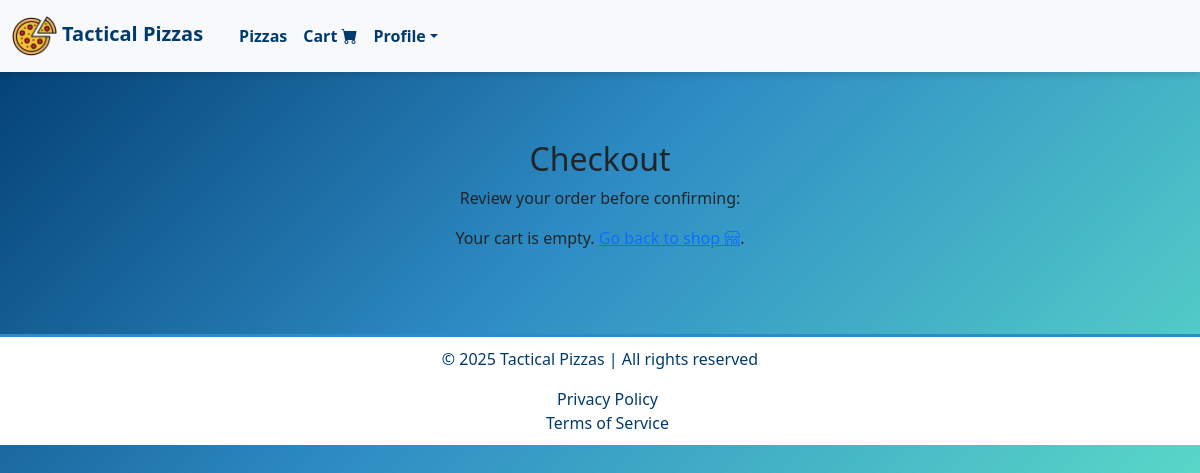
Page /products/checkout/ (signed in) on the earlier database version.
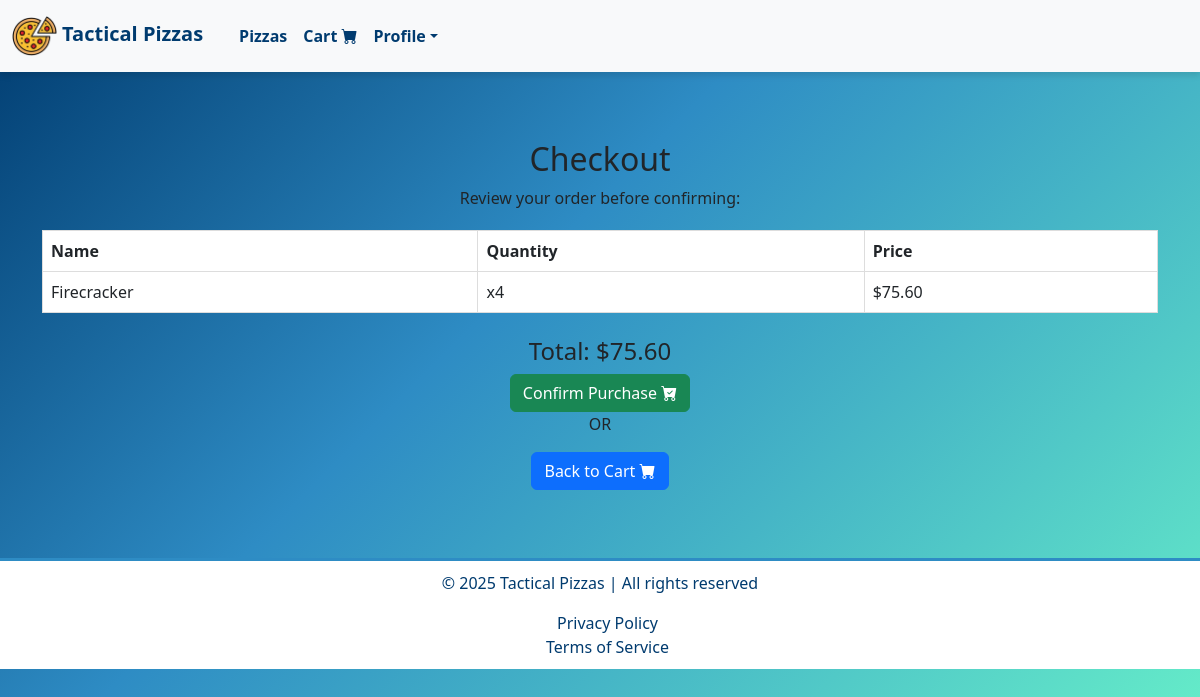
Same page on the later database version.
### products/models.py (models this page shows, shortened)
class CartItem(models.Model):
    user = models.ForeignKey(CustomUser, on_delete=models.CASCADE, related_name="cart_items")
    pizza_name = models.CharField(max_length=100)
    size = models.ForeignKey(Size, on_delete=models.CASCADE)
    crust = models.ForeignKey(Crust, on_delete=models.CASCADE)
    sauce = models.ForeignKey(Sauce, on_delete=models.CASCADE)
    toppings = models.ManyToManyField(Topping, blank=True)
    price = models.DecimalField(max_digits=6, decimal_places=2)
    quantity = models.PositiveIntegerField (default=1)

### products/views.py (the view, shortened to what this page needs)
# urls.py: path('checkout/', views.checkout, name='checkout'), # Checkout url
@cache_control(no_cache=True, must_revalidate=True, no_store=True)
@login_required
def checkout(request):
    cart_items = CartItem.objects.filter(user=request.user)
    total_price = sum(item.price for item in cart_items)
    return render(request, 'products/checkout.html', {'cart_items': cart_items, 'total_price': total_price})

### register/context_processors.py (called while the page is built)
def auth_forms(request):
    return {
        'login_form': AuthenticationForm(),
        'register_form': NewUserForm(),
    }

def update_profile_form(request):
    if request.user.is_authenticated:
        return {'update_profile_form': UserProfileUpdateForm(instance=request.user)}
    return {}

### products/templates/products/checkout.html (shortened to what this page needs)
{% extends "layout.html" %}
{% load static %}
{% block navbar %}
    {% include "navbar.html" %}
{% endblock %}
{% block body %}
<div class="container my-5">
    <h2>Checkout</h2>
    <p>Review your order before confirming:</p>
    {% if cart_items %}
        <table class="table">
            <thead>
                <tr>
                    <th>Name</th>
                    <th>Quantity</th>
                    <th>Price</th>
                </tr>
            </thead>
            <tbody>
                {% for item in cart_items %}
                <tr>
                    <td>{{ item.pizza_name }}</td>
                    <td>x{{ item.quantity}}</td>
                    <td>${{ item.price }}</td>
                </tr>
                {% endfor %}
            </tbody>
        </table>
        <h4 class="mt-4">Total: ${{ total_price }}</h4>
        <form method="post">
            <button type="submit" class="btn btn-success">Confirm Purchase <i class="bi bi-cart-check-fill"></i></button>
        </form>
        <p>OR</p>
        <a href="{% url 'cart' %}" class="btn btn-primary">Back to Cart <i class="bi bi-cart-fill"></i></a>
    {% else %}
        <p>Your cart is empty. <a href="{% url 'index' %}">Go back to shop <i class="bi bi-shop"></i></a>.</p>
    {% endif %}
</div>
{% endblock %}
{% block footer %}
    {% include "footer.html" %}
{% endblock %}

Differences in the rows shown:
added CartItem: pizza_name "Firecracker", quantity "4", price "75.60"
Other differences:
{{ total_price }}: (not shown) → "75.60"
text no longer shown: "Your cart is empty. Go back to shop ."
text now shown: "Name Quantity Price Total: $ Confirm Purchase OR Back to Cart"
